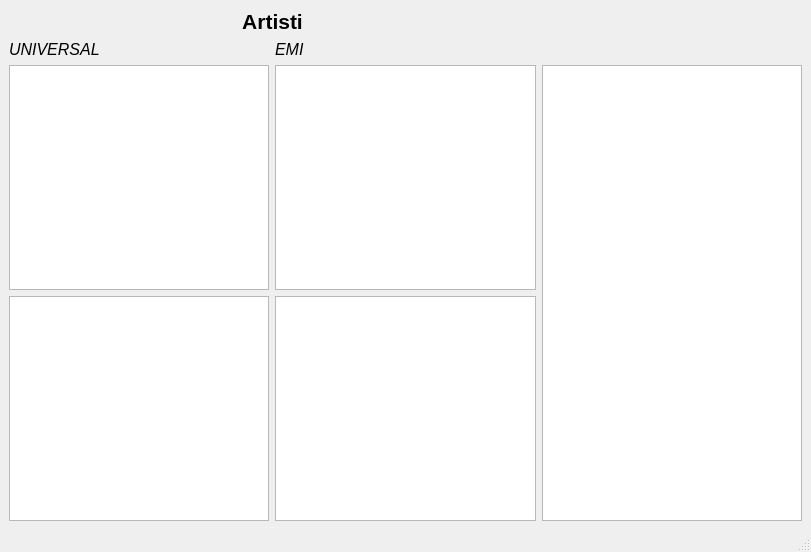
<?xml version="1.0" encoding="UTF-8"?>
<ui version="4.0">
 <class>MainWindow</class>
 <widget class="QMainWindow" name="MainWindow">
  <property name="geometry">
   <rect>
    <x>0</x>
    <y>0</y>
    <width>811</width>
    <height>552</height>
   </rect>
  </property>
  <property name="windowTitle">
   <string>MainWindow</string>
  </property>
  <widget class="QWidget" name="centralwidget">
   <layout class="QGridLayout" name="gridLayout">
    <item row="3" column="1">
     <widget class="QGraphicsView" name="emi_letters_graph"/>
    </item>
    <item row="3" column="0">
     <widget class="QGraphicsView" name="universal_letters_graph"/>
    </item>
    <item row="1" column="1">
     <widget class="QLabel" name="emi_list_2">
      <property name="font">
       <font>
        <pointsize>12</pointsize>
        <italic>true</italic>
       </font>
      </property>
      <property name="text">
       <string>EMI</string>
      </property>
     </widget>
    </item>
    <item row="2" column="0">
     <widget class="QListWidget" name="universal_list"/>
    </item>
    <item row="2" column="1">
     <widget class="QListWidget" name="emi_list"/>
    </item>
    <item row="0" column="0" colspan="2">
     <widget class="QLabel" name="artists_label">
      <property name="font">
       <font>
        <pointsize>16</pointsize>
        <weight>75</weight>
        <bold>true</bold>
       </font>
      </property>
      <property name="text">
       <string>Artisti</string>
      </property>
      <property name="textFormat">
       <enum>Qt::PlainText</enum>
      </property>
      <property name="alignment">
       <set>Qt::AlignCenter</set>
      </property>
      <property name="wordWrap">
       <bool>false</bool>
      </property>
     </widget>
    </item>
    <item row="1" column="0">
     <widget class="QLabel" name="universal_label">
      <property name="font">
       <font>
        <pointsize>12</pointsize>
        <italic>true</italic>
       </font>
      </property>
      <property name="text">
       <string>UNIVERSAL</string>
      </property>
     </widget>
    </item>
    <item row="2" column="2" rowspan="2">
     <widget class="QChartView" name="counter_graph"/>
    </item>
   </layout>
  </widget>
  <widget class="QMenuBar" name="menubar">
   <property name="geometry">
    <rect>
     <x>0</x>
     <y>0</y>
     <width>811</width>
     <height>22</height>
    </rect>
   </property>
  </widget>
  <widget class="QStatusBar" name="statusbar"/>
 </widget>
 <customwidgets>
  <customwidget>
   <class>QChartView</class>
   <extends>QGraphicsView</extends>
   <header location="global">QtCharts</header>
  </customwidget>
 </customwidgets>
 <resources/>
 <connections/>
</ui>
